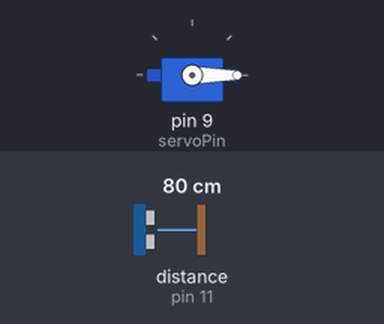
Simulated run of this sketch. Board: Arduino Uno, built with avr-gcc and run on an emulated ATmega328P. On the bench: servo. Wiring (inferred from the names in the program): ultrasonic range finder: trigger pin 12; echo pin 11. The inputs (shaded band) are chosen by the test bench; at power-on: distance to the obstacle (sensor on pin 11) 80 cm. The echo pulse lasts 58.3 µs per cm.

Above: at 1.3 s.
1.4 s: distance to the obstacle (sensor on pin 11) set to 2 cm
At 1.8 s:
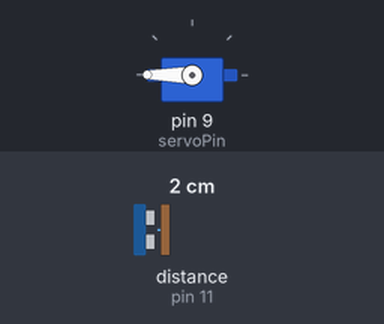
2.9 s: distance to the obstacle (sensor on pin 11) set to 9 cm
At 4.7 s:
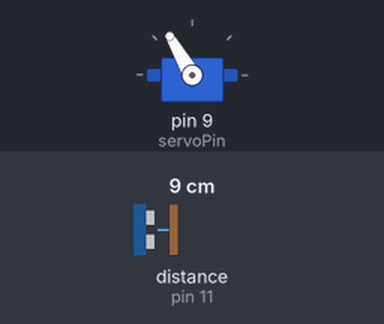
5.1 s: distance to the obstacle (sensor on pin 11) set to 4 cm
At 6.3 s:
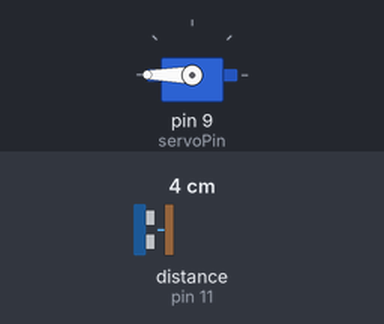
6.7 s: distance to the obstacle (sensor on pin 11) set to 18 cm
At 8.0 s:
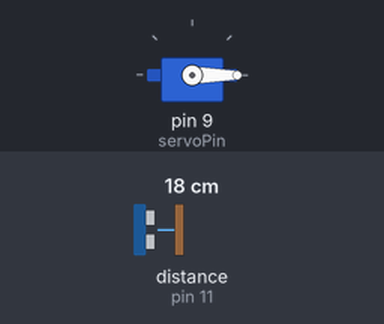
8.9 s: distance to the obstacle (sensor on pin 11) set to 7 cm
At 9.9 s:
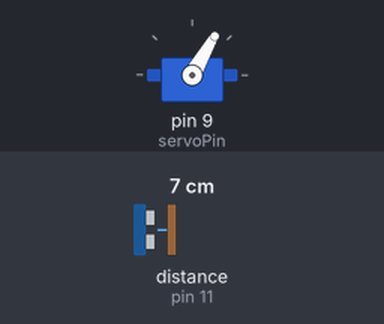
Timing chart, 0 to 11.4 s (numbered marks = the images above; inputs shaded):
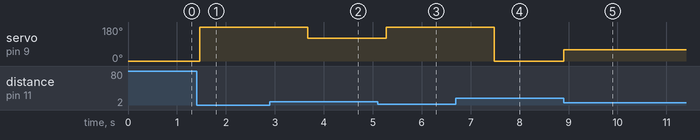

Measured:
- after the input at 1.4 s, servo on pin 9 (servoPin): 0° → 180° after 0.07 s
- after the input at 2.9 s, servo on pin 9 (servoPin): 180° → 120° after 0.77 s
- after the input at 5.1 s, servo on pin 9 (servoPin): 120° → 180° after 0.18 s
- after the input at 6.7 s, servo on pin 9 (servoPin): 180° → 0° after 0.78 s
- after the input at 8.9 s, servo on pin 9 (servoPin): 0° → 60° at once

The sketch:

Opdracht6.ino
```cpp
#include <Servo.h>

const int trigPin = 12; // Trig pin van de ultrasone sensor
const int echoPin = 11; // Echo pin van de ultrasone sensor
const int servoPin = 9; // Pin waarop de servo is aangesloten

Servo servoMotor; // Van de servomotor een object maken

void setup() {
  pinMode(trigPin, OUTPUT); // Trigpin als output instellen omdat het data stuurt
  pinMode(echoPin, INPUT); // Echopin als input instellen omdat het data ontvangt

  servoMotor.attach(servoPin); // Servopin verbinden met de pin die staat bij servopin
  servoMotor.write(0); // Startpositie van de servo op 0 graden
  delay(100); // Kleine vertraging om servo te identificeren
}

//Loopen van functie doorgedraaid
void loop() {
  doorgedraaid();
}

// Functie om de servomotor aan te roepen met de ultrasoonsensor
void doorgedraaid() {
  long duration, distance; // 2 variabelen aanmaken

  // Stuur ultrasone puls
  digitalWrite(trigPin, LOW); // trigpin laagzetten om te zorgen dat er geen puls is van een eerdere meting
  delayMicroseconds(10); // Kleine vertraging
  digitalWrite(trigPin, HIGH); // Starten van de puls
  delayMicroseconds(10); // Kleine vertraging
  digitalWrite(trigPin, LOW); // Puls eindigen

  // Lees de echo-tijd van de ultrasone sensor
  duration = pulseIn(echoPin, HIGH);

  // Bereken de afstand in centimeters
  distance = duration * 0.034 / 2; // Formule betekent: Afstand = de tijd die het duurt voor de echo om de puls te ontvangen, keer,
  // snelheid van geluid(34 microseconden per centimeter) delen door 2 vanwege heen en terug

  // If statement bij een afstand van minder dan 4 centimeter
  if (distance < 4) {
    servoMotor.write(180); // Draai 180 graden
    delay(1000); // Vertraging om te bewegen
  } else if (distance >= 4 && distance < 10) { // If statement van tussen de 4 en 10 centimeter
    // Bereken de hoek van de servo op basis van de afstand
    int angle = map(distance, 10, 4, 180, 0); // Bekijk de distance van tussen 4 en 10 en bereken daarbij het goede punt tussen 180 en 0 graden
    servoMotor.write(angle); //Breng de servomotor naar de berekende hoek
    delay(100); // Kleine vertraging om te bewegen
  } else {
    servoMotor.write(0); // Zet de servomotor op 0 graden bij meer dan 10 centimeter of een niet gevonden afstand
  }

  delay(100); // Kleine vertraging voor het opnieuw uitvoeren van de loop
}
```
